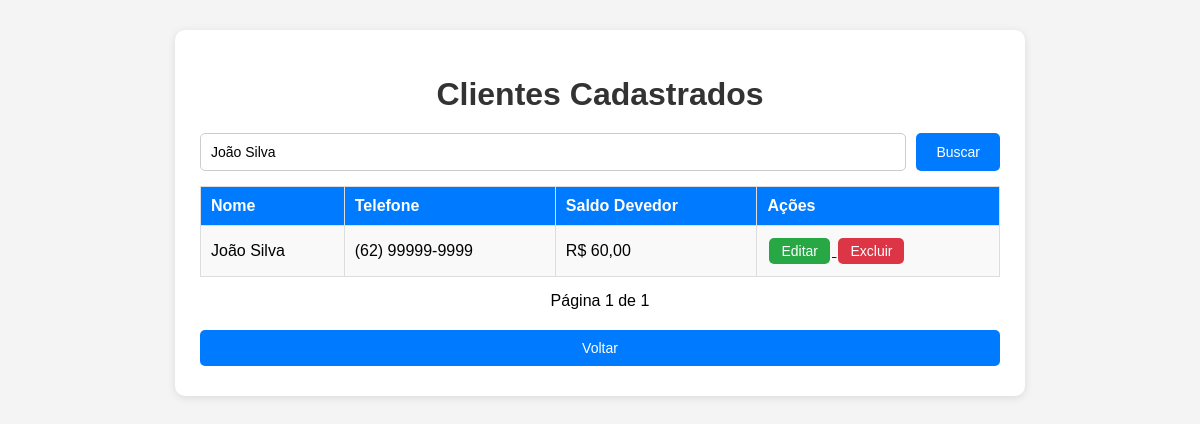
/listar_clientes.php?busca=João Silva (signed in), run on the app's committed database.
### tables this page shows
CREATE TABLE clientes (
    id INT AUTO_INCREMENT PRIMARY KEY,
    nome VARCHAR(100) NOT NULL,
    telefone VARCHAR(20),
    endereco VARCHAR(200),
    limite_credito DECIMAL(10,2) DEFAULT 500.00,
    criado_em DATETIME DEFAULT CURRENT_TIMESTAMP
);

### funcoes.php (called while the page is built, shortened)
<?php
function eh_admin() {
    return isset($_SESSION['usuario_nivel']) && $_SESSION['usuario_nivel'] === 'admin';
}
?>

### listar_clientes.php (the view, shortened to what this page needs)
<?php
require_once "conexao.php";
$por_pagina = 10;
$pagina     = isset($_GET['pagina']) ? (int)$_GET['pagina'] : 1;
$offset = ($pagina - 1) * $por_pagina;
$busca = isset($_GET['busca']) ? trim($_GET['busca']) : "";
if ($busca !== "") {
    $stmt_count = $conn->prepare("SELECT COUNT(*) FROM clientes WHERE nome LIKE ?");
    $like = "%" . $busca . "%";
    $stmt_count->bind_param("s", $like);
} else {
    $stmt_count = $conn->prepare("SELECT COUNT(*) FROM clientes");
}
$stmt_count->execute();
$stmt_count->bind_result($total);
$total_paginas = ceil($total / $por_pagina);
if ($busca !== "") {
    $stmt = $conn->prepare("
        SELECT c.id, c.nome, c.telefone,
               COALESCE((SELECT SUM(co.valor) FROM compras co WHERE co.cliente_id = c.id), 0)
               - COALESCE((SELECT SUM(p.valor)  FROM pagamentos p  WHERE p.cliente_id = c.id), 0)
               AS saldo_devedor
        FROM clientes c
        WHERE c.nome LIKE ?
        ORDER BY c.nome
        LIMIT ? OFFSET ?
    ");
    $like = "%" . $busca . "%";
    $stmt->bind_param("sii", $like, $por_pagina, $offset);
}
$stmt->execute();
$result = $stmt->get_result();
?>
<!DOCTYPE html>
<html>
<head>
    <link rel="stylesheet" href="css/estilo.css">
</head>
<body>
<div class="container">
    <h1>Clientes Cadastrados</h1>
    <form method="GET" action="listar_clientes.php" class="form-busca">
        <input type="text" name="busca" placeholder="Buscar por nome..."
               value="<?php echo htmlspecialchars($busca); ?>">
        <button type="submit">Buscar</button>
    </form>
    <table>
        <tr>
            <th>Nome</th>
            <th>Telefone</th>
            <th>Saldo Devedor</th>
            <th>Ações</th>
        </tr>
        <?php while ($row = $result->fetch_assoc()): ?>
        <tr>
            <td><?php echo htmlspecialchars($row['nome']); ?></td>
            <td><?php echo htmlspecialchars($row['telefone'] ?? ''); ?></td>
            <td>R$ <?php echo number_format($row['saldo_devedor'], 2, ',', '.'); ?></td>
            <td>
                <a href="editar_cliente.php?id=<?php echo $row['id']; ?>">
                    <button class="btn-editar">Editar</button>
                </a>
                <?php if (eh_admin()): ?>
                <form method="POST" action="excluir_cliente.php" style="display:inline"
                      onsubmit="return confirmarExclusao(<?php echo htmlspecialchars(json_encode($row['nome']), ENT_QUOTES); ?>)">
                    <button type="submit" class="btn-excluir">Excluir</button>
                </form>
                <?php endif; ?>
            </td>
        </tr>
        <?php endwhile; ?>
    </table>
    <div class="paginacao">
        <span>Página <?php echo $pagina; ?> de <?php echo $total_paginas ?: 1; ?></span>
    </div>
    <a href="dashboard.php"><button>Voltar</button></a>
</div>
</body>
</html>

### css/estilo.css (style rules this page uses)
body { font-family: Arial, sans-serif; background: #f4f4f4; margin: 0; padding: 0; }
.container { width: 90%; max-width: 800px; margin: 30px auto; background: white; padding: 25px; border-radius: 10px; box-shadow: 0 2px 8px rgba(0,0,0,0.1); }
h1 { text-align: center; color: #333; margin-bottom: 20px; }
input, select { width: 100%; padding: 10px; margin: 8px 0; box-sizing: border-box; border: 1px solid #ccc; border-radius: 5px; font-size: 14px; }
button { width: 100%; padding: 10px; margin: 5px 0; border: none; background: #007bff; color: white; cursor: pointer; border-radius: 5px; font-size: 14px; }
.btn-editar { background: #28a745; width: auto; padding: 5px 12px; margin: 2px; }
.btn-excluir { background: #dc3545; width: auto; padding: 5px 12px; margin: 2px; }
table { width: 100%; border-collapse: collapse; margin: 15px 0; }
table, th, td { border: 1px solid #ddd; }
th { background: #007bff; color: white; padding: 10px; text-align: left; }
td { padding: 10px; }
tr:nth-child(even) { background: #f9f9f9; }
.paginacao { display: flex; justify-content: center; align-items: center; gap: 15px; margin: 15px 0; }
.form-busca { display: flex; gap: 10px; margin-bottom: 15px; }
.form-busca input { margin: 0; flex: 1; }
.form-busca button { width: auto; padding: 10px 20px; margin: 0; }

### data on the page
clientes: nome "João Silva", telefone "(62) 99999-9999", saldo_devedor "60,00"

### other printed values
$pagina "1"
$total_paginas ?: 1 "1"
